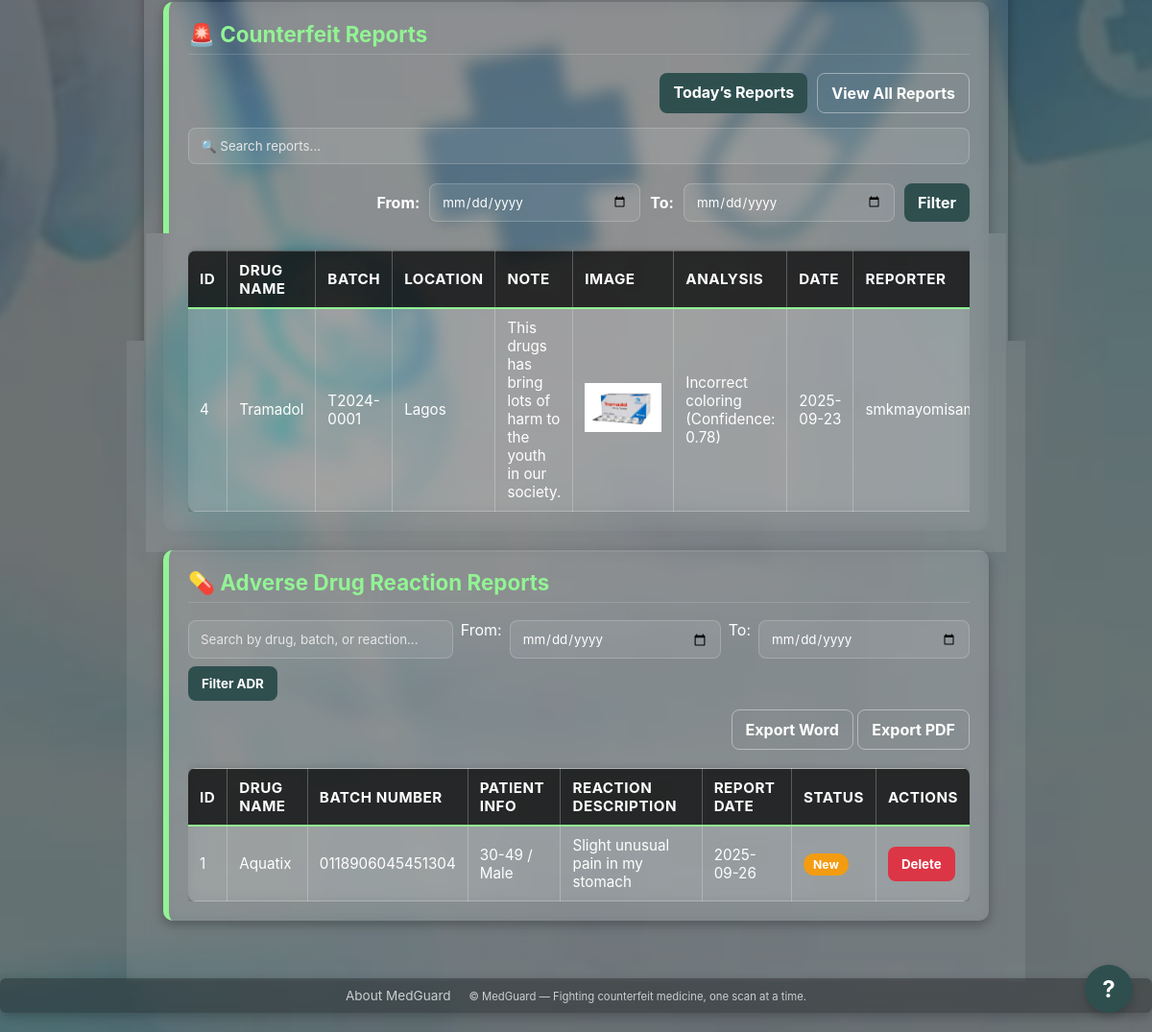
/admin/dashboard (signed in, lower part), run on an earlier commit of the app's database.
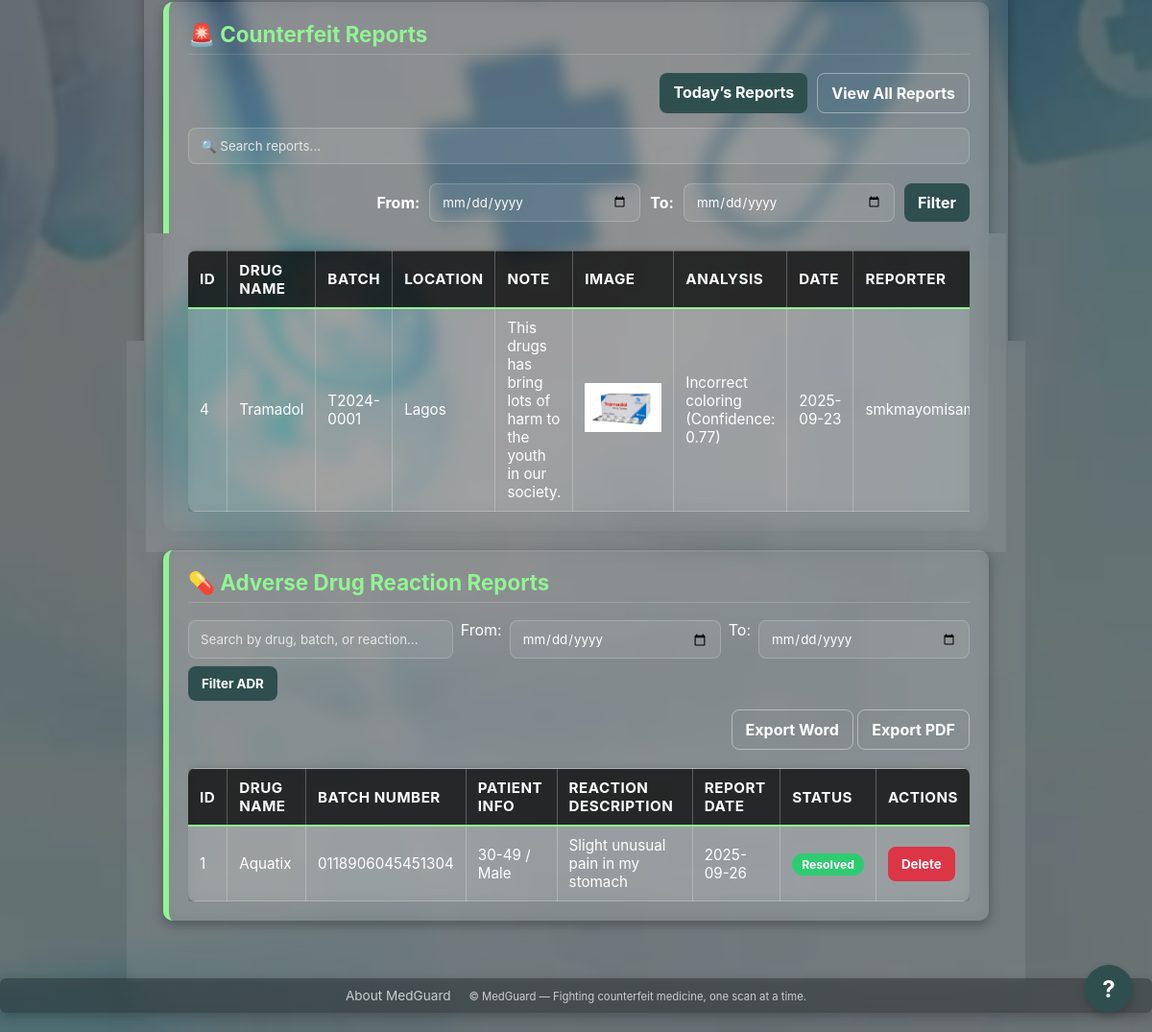
And on a later commit of the database.
### tables this page shows
CREATE TABLE reports (
            id INTEGER PRIMARY KEY AUTOINCREMENT,
            drug_name TEXT,
            batch_number TEXT NOT NULL,
            location TEXT,
            note TEXT,
            image_filename TEXT,
            reported_on TIMESTAMP DEFAULT (datetime('now')),
            status INTEGER DEFAULT 0
        , latitude REAL, longitude REAL, user_id INTEGER REFERENCES users(id), image_analysis_result TEXT, summary TEXT);

CREATE TABLE users (
            id INTEGER PRIMARY KEY AUTOINCREMENT,
            full_name TEXT NOT NULL,
            email TEXT UNIQUE NOT NULL,
            password_hash TEXT NOT NULL,
            created_at TIMESTAMP DEFAULT (datetime('now'))
        );

CREATE TABLE adr_reports (
            id INTEGER PRIMARY KEY AUTOINCREMENT,
            drug_id INTEGER NOT NULL,
            patient_age_range TEXT,
            patient_gender TEXT,
            reaction_description TEXT NOT NULL,
            reaction_start_date TEXT,
            other_medications TEXT,
            report_date TIMESTAMP DEFAULT CURRENT_TIMESTAMP, status TEXT DEFAULT 'New', summary TEXT,
            FOREIGN KEY (drug_id) REFERENCES drugs (id)
        );

CREATE TABLE drugs (
            id INTEGER PRIMARY KEY AUTOINCREMENT,
            name TEXT NOT NULL,
            batch_number TEXT UNIQUE NOT NULL,
            mfg_date TEXT NOT NULL,
            expiry_date TEXT NOT NULL,
            manufacturer TEXT NOT NULL,
            created_at TEXT DEFAULT (datetime('now'))
        );

### backend/routes/admin.py (the view)
@admin_bp.route('/dashboard')
@role_required('regulator')
def admin_dashboard():
    try:
        conn = get_db()
        start_date = request.args.get("start", "").strip()
        end_date = request.args.get("end", "").strip()
        filter_type = request.args.get("filter", "").strip()
        counterfeit_query = """
            SELECT r.id, r.drug_name, r.batch_number, r.location, r.note, r.image_filename, r.image_analysis_result,
                   strftime('%Y-%m-%d %H:%M:%S', r.reported_on) AS reported_on, r.status,
                   u.email AS submitted_by
            FROM reports r
            LEFT JOIN users u ON r.user_id = u.id
            WHERE 1=1
        """
        counterfeit_params = []
        if filter_type == 'today':
            counterfeit_query += " AND date(r.reported_on) = date('now','localtime')"
        elif start_date and end_date:
            counterfeit_query += " AND date(r.reported_on) BETWEEN date(?) AND date(?)"
            counterfeit_params.extend([start_date, end_date])
        counterfeit_query += " ORDER BY r.reported_on DESC, r.id DESC"
        counterfeit_rows = conn.execute(counterfeit_query, counterfeit_params).fetchall()
        counterfeit_reports = [dict(r) for r in counterfeit_rows]
        adr_search = request.args.get("adr_search", "").strip()
        adr_start = request.args.get("adr_start", "").strip()
        adr_end = request.args.get("adr_end", "").strip()
        adr_query = """
            SELECT
                ar.id, ar.patient_age_range, ar.patient_gender,
                ar.reaction_description, ar.status,
                strftime('%Y-%m-%d %H:%M:%S', ar.report_date) AS report_date,
                d.name as drug_name, d.batch_number
            FROM adr_reports ar
            JOIN drugs d ON ar.drug_id = d.id
            WHERE 1=1
        """
        adr_params = []
        if adr_search:
            adr_query += " AND (d.name LIKE ? OR d.batch_number LIKE ? OR ar.reaction_description LIKE ?)"
            adr_params.extend([f"%{adr_search}%", f"%{adr_search}%", f"%{adr_search}%"])
        if adr_start and adr_end:
            adr_query += " AND date(ar.report_date) BETWEEN date(?) AND date(?)"
            adr_params.extend([adr_start, adr_end])
        adr_query += " ORDER BY ar.report_date DESC"
        adr_rows = conn.execute(adr_query, adr_params).fetchall()
        adr_reports = [dict(r) for r in adr_rows]
        return render_template(
            'admin.html',
            reports=counterfeit_reports,
            adr_reports=adr_reports,
            current_time=datetime.now().strftime("%Y-%m-%d %H:%M:%S"),
            adr_search=adr_search,
            adr_start=adr_start,
            adr_end=adr_end
        )
    except Exception as e:
        traceback.print_exc()
        return jsonify({"error": f"Server error: {str(e)}"}), 500

### backend/database.py (called while the page is built)
def get_db():
    if "db" not in g:
        conn = sqlite3.connect(
            cfg.DB_PATH,
            detect_types=sqlite3.PARSE_DECLTYPES,
            timeout=10
        )
        conn.row_factory = sqlite3.Row
        conn.execute("PRAGMA journal_mode=WAL;")
        g.db = conn
    return g.db

### backend/routes/admin.py (called while the page is built)
def role_required(role):
    def decorator(f):
        @wraps(f)
        def decorated_function(*args, **kwargs):
            if session.get("admin_role") != role:
                return redirect(url_for("admin_login"))
            return f(*args, **kwargs)
        return decorated_function
    return decorator

### frontend/templates/admin.html (shortened to what this page needs)
{% extends "base.html" %} {% block content %}
<div class="panel" id="counterfeit-reports">
  <h2>{{ _('🚨 Counterfeit Reports') }}</h2>
  <div class="nav-shortcuts" style="margin-bottom: 15px">
    <a
      href="{{ url_for('admin_api.admin_dashboard') }}?filter=today&scroll=reports"
      id="new-reports-btn-today"
      class="btn btn-yellow"
      >{{ _('Today’s Reports') }}
      </a
    >
    <a
      href="{{ url_for('admin_api.admin_dashboard') }}?scroll=reports"
      id="new-reports-btn"
      class="btn btn-outline"
      >{{ _('View All Reports') }}</a
    >
  </div>
  <div style="margin-bottom: 20px">
    <input
      type="text"
      id="report-search"
      class="input"
      placeholder="{{ _('🔍 Search reports...') }}"
      style="width: 100%"
    />
  </div>
  <div class="date-filters" style="margin-bottom: 20px">
    <label for="start" style="font-weight: bold">{{ _('From:') }}</label>
    <input type="date" id="start" name="start" class="input" required />
    <label for="end" style="font-weight: bold">{{ _('To:') }}</label>
    <input type="date" id="end" name="end" class="input" required />
    <a id="range-reports-btn" href="#" class="btn btn-yellow"
      >{{ _('Filter') }}</a
    >
  </div>
  <div style="overflow-x: auto; -webkit-overflow-scrolling: touch">
    <table class="table" id="reports-table">
      <thead>
        <tr>
          <th data-label="ID">{{ _('ID') }}</th>
          <th data-label="Drug Name">{{ _('Drug Name') }}</th>
          <th data-label="Batch">{{ _('Batch') }}</th>
          <th data-label="Location">{{ _('Location') }}</th>
          <th data-label="Note">{{ _('Note') }}</th>
          <th data-label="Image">{{ _('Image') }}</th>
          <th data-label="Analysis">{{ _('Analysis') }}</th>
          <th data-label="Date">{{ _('Date') }}</th>
          <th data-label="Reporter">{{ _('Reporter') }}</th>
        </tr>
      </thead>
      <tbody id="reports-body">
        {% if reports is defined and reports %} {% for report in reports %}
        <tr
          class="report-row {% if report.status == 0 %}new{% endif %}"
          data-id="{{ report.id }}"
        >
          <td data-label="ID">{{ report.id }}</td>
          <td data-label="Drug Name">{{ report.drug_name or "-" }}</td>
          <td data-label="Batch">{{ report.batch_number }}</td>
          <td data-label="Location">{{ report.location or "-" }}</td>
          <td data-label="Note" class="note-column">
            {{ report.note or "-" }}
          </td>
          <td data-label="Image">
            {% if report.image_filename %}
            <a
              href="{{ url_for('static', filename='uploads/' + report.image_filename) }}"
              target="_blank"
            >
              <img
                src="{{ url_for('static', filename='uploads/' + report.image_filename) }}"
                width="80"
                alt="Report Image"
              />
            </a>
            {% else %} {{ _('No Image') }} {% endif %}
          </td>
          <td data-label="Analysis">
            <div class="analysis-container" id="analysis-{{ report.id }}">
              {% if report.image_analysis_result %}
              <p>{{ report.image_analysis_result }}</p>
              {% else %} {{ _('N/A') }} {% endif %}
            </div>
          </td>
          <td data-label="Date">{{ report.reported_on.split(' ')[0] }}</td>
          <td data-label="Reporter">
            {{ report.submitted_by or "Anonymous" }}
          </td>
        </tr>
        {% endfor %} {% else %}
        <tr>
          <td colspan="11" style="text-align: center">
            {{ _('No reports submitted yet.') }}
          </td>
        </tr>
        {% endif %}
      </tbody>
    </table>
  </div>
</div>
<div class="panel" id="adr-reports">
  <h2>{{ _('💊 Adverse Drug Reaction Reports') }}</h2>
  <form
    method="get"
    action="{{ url_for('admin_api.admin_dashboard') }}"
    class="inline-form"
    style="margin-bottom: 20px"
  >
    <input
      type="text"
      name="adr_search"
      value="{{ adr_search }}"
      placeholder="{{ _('Search by drug, batch, or reaction...') }}"
      class="input"
      style="flex-grow: 1"
    />
    <label for="adr_start">{{ _('From:') }}</label>
    <input
      type="date"
      id="adr_start"
      name="adr_start"
      value="{{ adr_start }}"
      class="input"
    />
    <label for="adr_end">{{ _('To:') }}</label>
    <input
      type="date"
      id="adr_end"
      name="adr_end"
      value="{{ adr_end }}"
      class="input"
    />
    <button type="submit" class="btn btn-yellow">{{ _('Filter ADR') }}</button>
  </form>
  <div class="export-links" style="text-align: right; margin-bottom: 20px">
    <a
      href="{{ url_for('adr_api.export_adr_reports_word', adr_search=adr_search, adr_start=adr_start, adr_end=adr_end) }}"
      class="btn btn-outline"
      >{{ _('Export Word') }}</a
    >
    <a
      href="{{ url_for('adr_api.export_adr_reports_pdf', adr_search=adr_search, adr_start=adr_start, adr_end=adr_end) }}"
      class="btn btn-outline"
      >{{ _('Export PDF') }}</a
    >
  </div>
  <div style="overflow-x: auto; -webkit-overflow-scrolling: touch">
    <table class="table" id="adr-reports-table">
      <thead>
        <tr>
          <th>{{ _('ID') }}</th>
          <th>{{ _('Drug Name') }}</th>
          <th>{{ _('Batch Number') }}</th>
          <th>{{ _('Patient Info') }}</th>
          <th>{{ _('Reaction Description') }}</th>
          <th>{{ _('Report Date') }}</th>
          <th>{{ _('Status') }}</th>
          <th>{{ _('Actions') }}</th>
        </tr>
      </thead>
      <tbody>
        {% if adr_reports %} {% for report in adr_reports %}
        <tr data-id="{{ report.id }}">
          <td data-label="ID">{{ report.id }}</td>
          <td data-label="Drug Name">{{ report.drug_name }}</td>
          <td data-label="Batch Number">{{ report.batch_number }}</td>
          <td data-label="Patient Info">
            {{ report.patient_age_range or 'N/A' }} / {{ report.patient_gender
            or 'N/A' }}
          </td>
          <td data-label="Reaction">{{ report.reaction_description }}</td>
          <td data-label="Report Date">
            {{ report.report_date.split(' ')[0] }}
          </td>
          <td data-label="Status">
            <span
              class="status-badge status-{{ (report.status or 'new').lower().replace(' ', '-') }}"
              >{{ report.status or 'New' }}</span
            >
          </td>
          <td data-label="Actions">
            <button
              class="btn adr-delete-btn"
              data-id="{{ report.id }}"
              style="background-color: #dc3545; color: white"
            >
              {{ _('Delete') }}
            </button>
          </td>
        </tr>
        {% endfor %} {% endif %}
      </tbody>
    </table>
  </div>
</div>
{% endblock %}

### frontend/templates/base.html (shortened to what this page needs)
<!DOCTYPE html>
<html lang="{{ current_locale or 'en' }}">
  <head>
    <link
      rel="stylesheet"
      href="{{ url_for('static', filename='styles.css') }}"
    />
  </head>
  <body>
    <main class="container">{% block content %}{% endblock %}</main>
    <footer class="mg-footer">
      <a
        href="{{ url_for('about_page') }}"
        style="color: #eee; text-decoration: none; margin-right: 15px"
        >{{ _('About MedGuard') }}</a
      >
      <small
        >© {{ _('MedGuard — Fighting counterfeit medicine, one scan at a time.')
        }}</small
      >
    </footer>
    <button id="chat-toggle-btn">?</button>
  </body>
</html>

### frontend/static/styles.css (style rules this page uses)
:root { --mg-green: #2f4f4f; --mg-yellow: #92f394; --mg-white: #ffffff; --mg-red: #b45e19; --mg-success: #28a745; }
* { box-sizing: border-box; font-family: Inter, system-ui, -apple-system, Segoe UI, Roboto, Arial, sans-serif; }
body { margin: 0; background: var(--mg-green); color: var(--mg-white); }
.container { padding: 20px; max-width: 900px; margin: 0 auto; }
.panel { background: rgba(255, 255, 255, 0.05); border-radius: 12px; padding: 20px; margin-bottom: 20px; box-shadow: 0 4px 12px rgba(0, 0, 0, 0.15); border-left: 6px solid var(--mg-yellow); }
.panel h2 { margin-top: 0; color: var(--mg-yellow); font-size: 1.4rem; border-bottom: 1px solid rgba(255, 255, 255, 0.15); padding-bottom: 6px; }
.inline-form { display: flex; gap: 8px; flex-wrap: wrap; }
.input { padding: 10px 12px; border-radius: 8px; border: 1px solid rgba(255, 255, 255, 0.2); background: rgba(255, 255, 255, 0.08); color: var(--mg-white); min-width: 220px; }
.input::placeholder { color: #e7e7e7; }
.btn { cursor: pointer; border: none; border-radius: 8px; padding: 10px 14px; font-weight: 700; transition: all 0.2s ease; text-decoration: none !important; }
a.btn { text-decoration: none !important; }
.btn-yellow { background: var(--mg-green); color: #fff; }
.btn-outline { background: transparent; color: var(--mg-white); border: 1px solid rgba(255, 255, 255, 0.4); }
.mg-footer { padding: 20px; text-align: center; opacity: 0.75; }
.table { width: 100%; border-collapse: collapse; margin-top: 10px; font-size: 0.95em; background: rgba(255, 255, 255, 0.08); backdrop-filter: blur(8px); border-radius: 8px; overflow: hidden; box-shadow: 0 2px 8px rgba(0, 0, 0, 0.25); }
.table th, .table td { border: 1px solid rgba(255, 255, 255, 0.25); padding: 10px 12px; text-align: left; color: var(--mg-white); }
.table th { background: rgba(0, 0, 0, 0.75); font-weight: bold; text-transform: uppercase; letter-spacing: 0.5px; border-bottom: 2px solid var(--mg-yellow); }
.table th:first-child, .table td:first-child { border-left: none; }
.table th:last-child, .table td:last-child { border-right: none; }

### frontend/templates/admin.html (style rules this page uses)
.nav-shortcuts { display: flex; justify-content: flex-end; gap: 10px; flex-wrap: wrap; }
.date-filters { display: flex; justify-content: flex-end; gap: 10px; align-items: center; flex-wrap: wrap; }
.status-badge { padding: 4px 10px; border-radius: 12px; font-size: 0.8em; font-weight: bold; color: white; cursor: pointer; }
.status-resolved { background-color: #2ecc71; }

What changed in the data, as far as the page shows it:
changed reports "Tramadol": image_analysis_result "Incorrect coloring (Confidence: 0.78)" → "Incorrect coloring (Confidence: 0.77)"
changed adr_reports "Male": status "New" → "Resolved"
